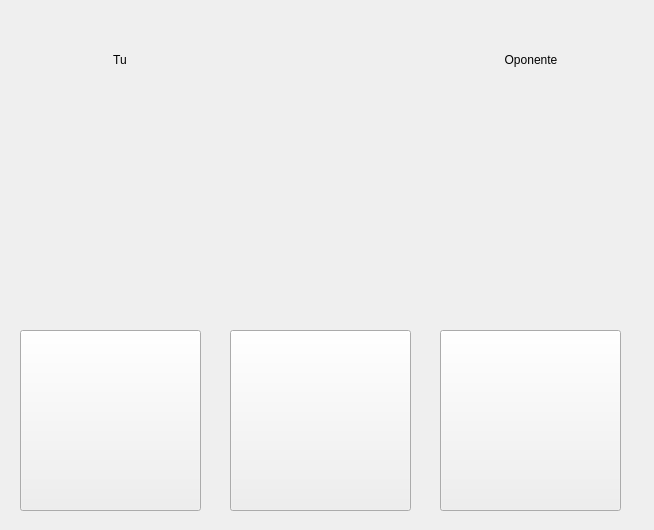
<?xml version="1.0" encoding="UTF-8"?>
<ui version="4.0">
 <class>Form</class>
 <widget class="QWidget" name="Form">
  <property name="geometry">
   <rect>
    <x>0</x>
    <y>0</y>
    <width>654</width>
    <height>530</height>
   </rect>
  </property>
  <property name="windowTitle">
   <string>Form</string>
  </property>
  <widget class="QPushButton" name="papel">
   <property name="geometry">
    <rect>
     <x>20</x>
     <y>330</y>
     <width>181</width>
     <height>181</height>
    </rect>
   </property>
   <property name="text">
    <string/>
   </property>
   <property name="icon">
    <iconset>
     <normaloff>papel.png</normaloff>papel.png</iconset>
   </property>
   <property name="iconSize">
    <size>
     <width>200</width>
     <height>200</height>
    </size>
   </property>
  </widget>
  <widget class="QPushButton" name="piedra">
   <property name="geometry">
    <rect>
     <x>230</x>
     <y>330</y>
     <width>181</width>
     <height>181</height>
    </rect>
   </property>
   <property name="text">
    <string/>
   </property>
   <property name="icon">
    <iconset>
     <normaloff>piedra.png</normaloff>piedra.png</iconset>
   </property>
   <property name="iconSize">
    <size>
     <width>200</width>
     <height>200</height>
    </size>
   </property>
  </widget>
  <widget class="QPushButton" name="tijera">
   <property name="geometry">
    <rect>
     <x>440</x>
     <y>330</y>
     <width>181</width>
     <height>181</height>
    </rect>
   </property>
   <property name="text">
    <string/>
   </property>
   <property name="icon">
    <iconset>
     <normaloff>tijera.png</normaloff>tijera.png</iconset>
   </property>
   <property name="iconSize">
    <size>
     <width>200</width>
     <height>200</height>
    </size>
   </property>
  </widget>
  <widget class="QWidget" name="horizontalLayoutWidget">
   <property name="geometry">
    <rect>
     <x>20</x>
     <y>130</y>
     <width>611</width>
     <height>151</height>
    </rect>
   </property>
   <layout class="QHBoxLayout" name="horizontalLayout">
    <item>
     <widget class="QLabel" name="eleccion_1">
      <property name="text">
       <string/>
      </property>
      <property name="alignment">
       <set>Qt::AlignCenter</set>
      </property>
     </widget>
    </item>
    <item>
     <widget class="QLabel" name="timer">
      <property name="text">
       <string/>
      </property>
      <property name="alignment">
       <set>Qt::AlignCenter</set>
      </property>
     </widget>
    </item>
    <item>
     <widget class="QLabel" name="eleccion_2">
      <property name="text">
       <string/>
      </property>
      <property name="alignment">
       <set>Qt::AlignCenter</set>
      </property>
     </widget>
    </item>
   </layout>
  </widget>
  <widget class="QWidget" name="horizontalLayoutWidget_2">
   <property name="geometry">
    <rect>
     <x>20</x>
     <y>20</y>
     <width>611</width>
     <height>80</height>
    </rect>
   </property>
   <layout class="QHBoxLayout" name="horizontalLayout_2">
    <item>
     <widget class="QLabel" name="nombre_1">
      <property name="text">
       <string>Tu</string>
      </property>
      <property name="alignment">
       <set>Qt::AlignCenter</set>
      </property>
     </widget>
    </item>
    <item>
     <widget class="QLabel" name="label_6">
      <property name="text">
       <string/>
      </property>
      <property name="alignment">
       <set>Qt::AlignCenter</set>
      </property>
     </widget>
    </item>
    <item>
     <widget class="QLabel" name="nombre_2">
      <property name="text">
       <string>Oponente</string>
      </property>
      <property name="alignment">
       <set>Qt::AlignCenter</set>
      </property>
     </widget>
    </item>
   </layout>
  </widget>
 </widget>
 <resources/>
 <connections/>
</ui>
